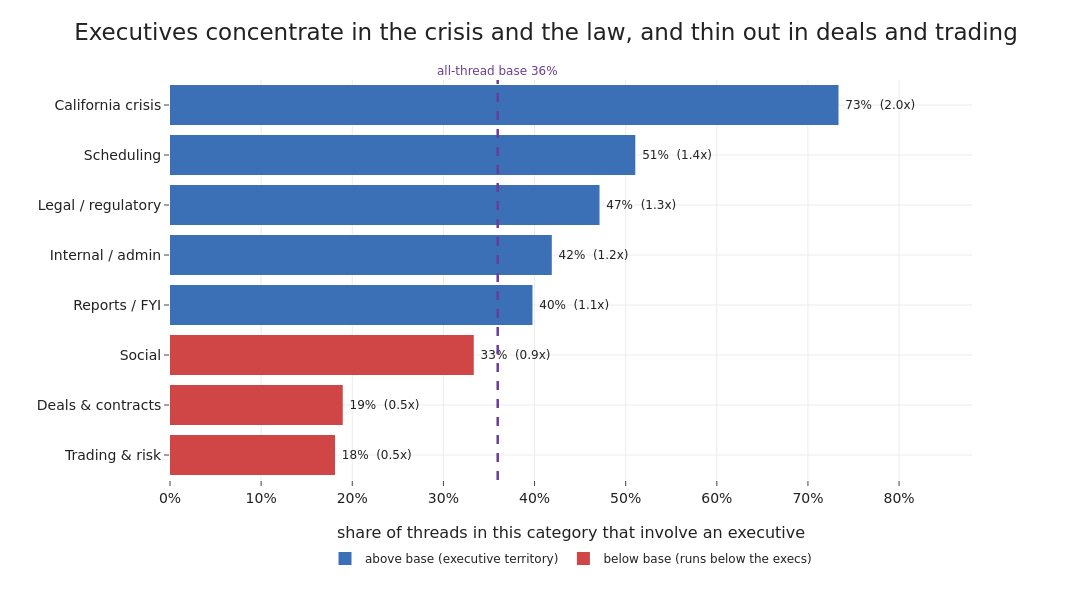

Notebook source saved alongside this figure:
### Markdown cell above
## Where the executives actually sit

Crossing the LLM category with the deterministic executive flag shows a sharp
split. Executives appear in 36% of threads overall, but in nearly three quarters
of the California-crisis threads and roughly half of scheduling and legal ones,
while they turn up in only about a fifth of the deal-contract and trading
threads. The operational deal and trading engine runs below them; the executive
layer lives in the crisis, the regulators and the coordination. This is the
content-side echo of pred-2, where seniority was predictable from metadata: here
it shows up in which conversations a person joins.

### Code cell
base = df["involves_executive"].mean()
er = df.groupby("category")["involves_executive"].mean().sort_values()
labels = [PRETTY[c] for c in er.index]
cols = [BLUE if v >= base else RED for v in er.values]
fig = go.Figure(go.Bar(y=labels, x=er.values * 100, orientation="h", marker_color=cols,
    text=[f" {v*100:.0f}%  ({v/base:.1f}x)" for v in er.values], textposition="outside",
    textfont=dict(size=12), cliponaxis=False, showlegend=False))
fig.add_vline(x=base * 100, line=dict(color=PURPLE, dash="dash", width=2.5),
    annotation_text=f"all-thread base {base:.0%}", annotation_position="top",
    annotation_font=dict(size=12, color=PURPLE))
for col, nm in [(BLUE, "above base (executive territory)"), (RED, "below base (runs below the execs)")]:
    fig.add_trace(go.Scatter(x=[None], y=[None], mode="markers",
        marker=dict(size=13, color=col, symbol="square"), name=nm))
fig.update_xaxes(title_text="share of threads in this category that involve an executive",
    range=[0, 88], ticksuffix="%")
fig.update_layout(title="Executives concentrate in the crisis and the law, and thin out in deals and trading",
    legend=dict(orientation="h", x=0.5, xanchor="center", y=-0.16, yanchor="top", font=dict(size=12)))
save_fig(fig, "tm2_executives_by_topic.png", w=1200, h=600, margin=dict(l=170, r=120, t=80, b=120))

### Figure 1 — Plotly figure (JSON) as saved in the notebook; plotly's stock layout.template omitted (floating-point values rounded to 4 significant figures)
{"data": [{"cliponaxis": false, "marker": {"color": ["#d04545", "#d04545", "#d04545", "#3b6fb6", "#3b6fb6", "#3b6fb6", "#3b6fb6", "#3b6fb6"]}, "orientation": "h", "showlegend": false, "text": [" 18%  (0.5x)", " 19%  (0.5x)", " 33%  (0.9x)", " 40%  (1.1x)", " 42%  (1.2x)", " 47%  (1.3x)", " 51%  (1.4x)", " 73%  (2.0x)"], "textfont": {"size": 12}, "textposition": "outside", "type": "bar", "x": [18.11, 18.96, 33.33, 39.77, 41.89, 47.13, 51.06, 73.35], "y": ["Trading & risk", "Deals & contracts", "Social", "Reports / FYI", "Internal / admin", "Legal / regulatory", "Scheduling", "California crisis"]}, {"marker": {"color": "#3b6fb6", "size": 13, "symbol": "square"}, "mode": "markers", "name": "above base (executive territory)", "type": "scatter", "x": [null], "y": [null]}, {"marker": {"color": "#d04545", "size": 13, "symbol": "square"}, "mode": "markers", "name": "below base (runs below the execs)", "type": "scatter", "x": [null], "y": [null]}], "layout": {"annotations": [{"font": {"color": "#6a3d9a", "size": 12}, "showarrow": false, "text": "all-thread base 36%", "x": 35.96, "xanchor": "center", "xref": "x", "y": 1, "yanchor": "bottom", "yref": "y domain"}], "height": 600, "legend": {"font": {"size": 12}, "orientation": "h", "x": 0.5, "xanchor": "center", "y": -0.16, "yanchor": "top"}, "margin": {"b": 120, "l": 170, "r": 120, "t": 80}, "shapes": [{"line": {"color": "#6a3d9a", "dash": "dash", "width": 2.5}, "type": "line", "x0": 35.96, "x1": 35.96, "xref": "x", "y0": 0, "y1": 1, "yref": "y domain"}], "title": {"text": "Executives concentrate in the crisis and the law, and thin out in deals and trading"}, "width": 1200, "xaxis": {"range": [0, 88], "ticksuffix": "%", "title": {"text": "share of threads in this category that involve an executive"}}}}
